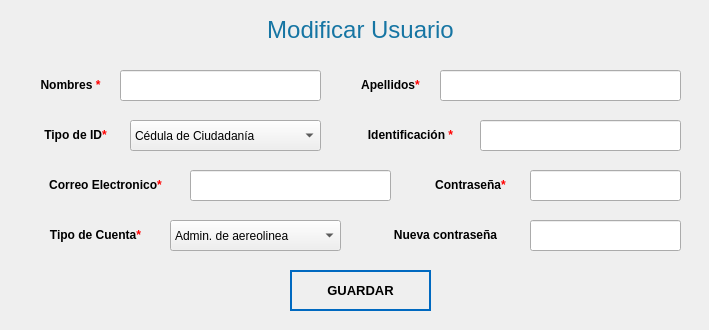
<?xml version="1.0" encoding="UTF-8"?>
<ui version="4.0">
 <class>EditarUsuario</class>
 <widget class="QWidget" name="EditarUsuario">
  <property name="geometry">
   <rect>
    <x>0</x>
    <y>0</y>
    <width>709</width>
    <height>330</height>
   </rect>
  </property>
  <property name="windowTitle">
   <string>Modificar Usuario</string>
  </property>
  <widget class="QLabel" name="lb_Contrasena">
   <property name="geometry">
    <rect>
     <x>420</x>
     <y>170</y>
     <width>101</width>
     <height>31</height>
    </rect>
   </property>
   <property name="styleSheet">
    <string notr="true">font: 75 12pt &quot;Nirmala UI&quot;;</string>
   </property>
   <property name="text">
    <string>&lt;html&gt;&lt;head/&gt;&lt;body&gt;&lt;p align=&quot;center&quot;&gt;&lt;span style=&quot; font-weight:600; color:#000000;&quot;&gt;Contraseña&lt;/span&gt;&lt;span style=&quot; font-weight:600; color:#0055ff;&quot;/&gt;&lt;span style=&quot; font-weight:600; color:#ff0000;&quot;&gt;*&lt;/span&gt;&lt;/p&gt;&lt;/body&gt;&lt;/html&gt;</string>
   </property>
  </widget>
  <widget class="QLineEdit" name="lineEdit_Contrasena">
   <property name="geometry">
    <rect>
     <x>530</x>
     <y>170</y>
     <width>151</width>
     <height>31</height>
    </rect>
   </property>
   <property name="styleSheet">
    <string notr="true">font: 12pt &quot;Nirmala UI&quot;;</string>
   </property>
  </widget>
  <widget class="QComboBox" name="cb_TipodeID">
   <property name="geometry">
    <rect>
     <x>130</x>
     <y>120</y>
     <width>191</width>
     <height>31</height>
    </rect>
   </property>
   <property name="cursor">
    <cursorShape>PointingHandCursor</cursorShape>
   </property>
   <property name="acceptDrops">
    <bool>false</bool>
   </property>
   <property name="styleSheet">
    <string notr="true">font: 12pt &quot;Nirmala UI&quot;;</string>
   </property>
   <property name="duplicatesEnabled">
    <bool>false</bool>
   </property>
   <item>
    <property name="text">
     <string>Cédula de Ciudadanía</string>
    </property>
   </item>
   <item>
    <property name="text">
     <string>Tarjeta de Identidad</string>
    </property>
   </item>
   <item>
    <property name="text">
     <string>Registro Civil</string>
    </property>
   </item>
   <item>
    <property name="text">
     <string>NIT</string>
    </property>
   </item>
   <item>
    <property name="text">
     <string>Cédula Extranjería</string>
    </property>
   </item>
   <item>
    <property name="text">
     <string>Tarjeta Extranjería</string>
    </property>
   </item>
   <item>
    <property name="text">
     <string>Pasaporte</string>
    </property>
   </item>
   <item>
    <property name="text">
     <string>Tipo de Documento Extranjero</string>
    </property>
   </item>
  </widget>
  <widget class="QLabel" name="lb_Nombres">
   <property name="geometry">
    <rect>
     <x>30</x>
     <y>70</y>
     <width>81</width>
     <height>31</height>
    </rect>
   </property>
   <property name="styleSheet">
    <string notr="true">font: 75 12pt &quot;Nirmala UI&quot;;</string>
   </property>
   <property name="text">
    <string>&lt;html&gt;&lt;head/&gt;&lt;body&gt;&lt;p align=&quot;center&quot;&gt;&lt;span style=&quot; font-weight:600; color:#000000;&quot;&gt;Nombres &lt;/span&gt;&lt;span style=&quot; font-weight:600; color:#ff0000;&quot;&gt;*&lt;/span&gt;&lt;/p&gt;&lt;/body&gt;&lt;/html&gt;</string>
   </property>
  </widget>
  <widget class="QPushButton" name="bt_Guardar">
   <property name="geometry">
    <rect>
     <x>290</x>
     <y>270</y>
     <width>141</width>
     <height>41</height>
    </rect>
   </property>
   <property name="font">
    <font>
     <family>Nirmala UI</family>
     <pointsize>10</pointsize>
     <weight>75</weight>
     <bold>true</bold>
    </font>
   </property>
   <property name="cursor">
    <cursorShape>PointingHandCursor</cursorShape>
   </property>
   <property name="styleSheet">
    <string notr="true">QPushButton
{	
	height: 2em;
 	border-style: solid;
	border-width: 2px;
 	border-color: #0069c0;
	font-weight: bold;
}

QPushButton:hover
{
   	background-color:#0069c0;
	color:white;
}</string>
   </property>
   <property name="text">
    <string>GUARDAR</string>
   </property>
   <property name="icon">
    <iconset>
     <normaloff>../Ventanas/Icons/save-icon.png</normaloff>../Ventanas/Icons/save-icon.png</iconset>
   </property>
   <property name="iconSize">
    <size>
     <width>40</width>
     <height>50</height>
    </size>
   </property>
   <property name="default">
    <bool>false</bool>
   </property>
   <property name="flat">
    <bool>true</bool>
   </property>
  </widget>
  <widget class="QLabel" name="lb_Nombres_5">
   <property name="geometry">
    <rect>
     <x>30</x>
     <y>170</y>
     <width>151</width>
     <height>31</height>
    </rect>
   </property>
   <property name="styleSheet">
    <string notr="true">font: 75 12pt &quot;Nirmala UI&quot;;</string>
   </property>
   <property name="text">
    <string>&lt;html&gt;&lt;head/&gt;&lt;body&gt;&lt;p align=&quot;center&quot;&gt;&lt;span style=&quot; font-weight:600; color:#000000;&quot;&gt;Correo Electronico&lt;/span&gt;&lt;span style=&quot; font-weight:600; color:#0055ff;&quot;/&gt;&lt;span style=&quot; font-weight:600; color:#ff0000;&quot;&gt;*&lt;/span&gt;&lt;/p&gt;&lt;/body&gt;&lt;/html&gt;</string>
   </property>
  </widget>
  <widget class="QLabel" name="lb_TipodeCuenta">
   <property name="geometry">
    <rect>
     <x>30</x>
     <y>220</y>
     <width>131</width>
     <height>31</height>
    </rect>
   </property>
   <property name="styleSheet">
    <string notr="true">font: 75 12pt &quot;Nirmala UI&quot;;</string>
   </property>
   <property name="text">
    <string>&lt;html&gt;&lt;head/&gt;&lt;body&gt;&lt;p align=&quot;center&quot;&gt;&lt;span style=&quot; font-weight:600; color:#000000;&quot;&gt;Tipo de Cuenta&lt;/span&gt;&lt;span style=&quot; font-weight:600; color:#0055ff;&quot;/&gt;&lt;span style=&quot; font-weight:600; color:#ff0000;&quot;&gt;*&lt;/span&gt;&lt;/p&gt;&lt;/body&gt;&lt;/html&gt;</string>
   </property>
  </widget>
  <widget class="QLineEdit" name="lineEdit_Nombres">
   <property name="geometry">
    <rect>
     <x>120</x>
     <y>70</y>
     <width>201</width>
     <height>31</height>
    </rect>
   </property>
   <property name="styleSheet">
    <string notr="true">font: 12pt &quot;Nirmala UI&quot;;</string>
   </property>
  </widget>
  <widget class="QLabel" name="lb_Apellidos">
   <property name="geometry">
    <rect>
     <x>340</x>
     <y>70</y>
     <width>101</width>
     <height>31</height>
    </rect>
   </property>
   <property name="styleSheet">
    <string notr="true">font: 75 12pt &quot;Nirmala UI&quot;;</string>
   </property>
   <property name="text">
    <string>&lt;html&gt;&lt;head/&gt;&lt;body&gt;&lt;p align=&quot;center&quot;&gt;&lt;span style=&quot; font-weight:600; color:#000000;&quot;&gt;Apellidos&lt;/span&gt;&lt;span style=&quot; font-weight:600; color:#0055ff;&quot;/&gt;&lt;span style=&quot; font-weight:600; color:#ff0000;&quot;&gt;*&lt;/span&gt;&lt;/p&gt;&lt;/body&gt;&lt;/html&gt;</string>
   </property>
  </widget>
  <widget class="QLineEdit" name="lineEdit_Identificacion">
   <property name="geometry">
    <rect>
     <x>480</x>
     <y>120</y>
     <width>201</width>
     <height>31</height>
    </rect>
   </property>
   <property name="styleSheet">
    <string notr="true">font: 12pt &quot;Nirmala UI&quot;;</string>
   </property>
  </widget>
  <widget class="QLineEdit" name="lineEdit_CorreoElectronico">
   <property name="geometry">
    <rect>
     <x>190</x>
     <y>170</y>
     <width>201</width>
     <height>31</height>
    </rect>
   </property>
   <property name="styleSheet">
    <string notr="true">font: 12pt &quot;Nirmala UI&quot;;</string>
   </property>
  </widget>
  <widget class="QLabel" name="lb_Identificacion">
   <property name="geometry">
    <rect>
     <x>340</x>
     <y>120</y>
     <width>141</width>
     <height>31</height>
    </rect>
   </property>
   <property name="styleSheet">
    <string notr="true">font: 75 12pt &quot;Nirmala UI&quot;;</string>
   </property>
   <property name="text">
    <string>&lt;html&gt;&lt;head/&gt;&lt;body&gt;&lt;p align=&quot;center&quot;&gt;&lt;span style=&quot; font-weight:600; color:#000000;&quot;&gt;Identificación &lt;/span&gt;&lt;span style=&quot; font-weight:600; color:#ff0000;&quot;&gt;*&lt;/span&gt;&lt;/p&gt;&lt;/body&gt;&lt;/html&gt;</string>
   </property>
  </widget>
  <widget class="QLabel" name="lb_modificarusuario">
   <property name="geometry">
    <rect>
     <x>250</x>
     <y>10</y>
     <width>221</width>
     <height>41</height>
    </rect>
   </property>
   <property name="styleSheet">
    <string notr="true">font: 63 26pt &quot;Open Sans Semibold&quot;;</string>
   </property>
   <property name="text">
    <string>&lt;html&gt;&lt;head/&gt;&lt;body&gt;&lt;p align=&quot;center&quot;&gt;&lt;span style=&quot; font-size:18pt; font-weight:400; color:#1675a3;&quot;&gt;Modificar Usuario&lt;/span&gt;&lt;/p&gt;&lt;/body&gt;&lt;/html&gt;</string>
   </property>
  </widget>
  <widget class="QLabel" name="lb_TipodeID">
   <property name="geometry">
    <rect>
     <x>30</x>
     <y>120</y>
     <width>91</width>
     <height>31</height>
    </rect>
   </property>
   <property name="styleSheet">
    <string notr="true">font: 75 12pt &quot;Nirmala UI&quot;;</string>
   </property>
   <property name="text">
    <string>&lt;html&gt;&lt;head/&gt;&lt;body&gt;&lt;p align=&quot;center&quot;&gt;&lt;span style=&quot; font-weight:600; color:#000000;&quot;&gt;Tipo de ID&lt;/span&gt;&lt;span style=&quot; font-weight:600; color:#0055ff;&quot;/&gt;&lt;span style=&quot; font-weight:600; color:#ff0000;&quot;&gt;*&lt;/span&gt;&lt;/p&gt;&lt;/body&gt;&lt;/html&gt;</string>
   </property>
  </widget>
  <widget class="QComboBox" name="cb_TipodeCuenta">
   <property name="geometry">
    <rect>
     <x>170</x>
     <y>220</y>
     <width>171</width>
     <height>31</height>
    </rect>
   </property>
   <property name="cursor">
    <cursorShape>PointingHandCursor</cursorShape>
   </property>
   <property name="styleSheet">
    <string notr="true">font: 12pt &quot;Nirmala UI&quot;;</string>
   </property>
   <item>
    <property name="text">
     <string>Admin. de aereolinea</string>
    </property>
   </item>
   <item>
    <property name="text">
     <string>Funcionario de vuelos </string>
    </property>
   </item>
   <item>
    <property name="text">
     <string>Admin. Hangares</string>
    </property>
   </item>
  </widget>
  <widget class="QLineEdit" name="lineEdit_Apellidos">
   <property name="geometry">
    <rect>
     <x>440</x>
     <y>70</y>
     <width>241</width>
     <height>31</height>
    </rect>
   </property>
   <property name="styleSheet">
    <string notr="true">font: 12pt &quot;Nirmala UI&quot;;</string>
   </property>
  </widget>
  <widget class="QLabel" name="lb_nuevacontrasena">
   <property name="geometry">
    <rect>
     <x>370</x>
     <y>220</y>
     <width>151</width>
     <height>31</height>
    </rect>
   </property>
   <property name="styleSheet">
    <string notr="true">font: 75 12pt &quot;Nirmala UI&quot;;</string>
   </property>
   <property name="text">
    <string>&lt;html&gt;&lt;head/&gt;&lt;body&gt;&lt;p align=&quot;center&quot;&gt;&lt;span style=&quot; font-weight:600; color:#000000;&quot;&gt;Nueva contraseña&lt;/span&gt;&lt;/p&gt;&lt;/body&gt;&lt;/html&gt;</string>
   </property>
  </widget>
  <widget class="QLineEdit" name="lineEdit_nuevacontrasena">
   <property name="geometry">
    <rect>
     <x>530</x>
     <y>220</y>
     <width>151</width>
     <height>31</height>
    </rect>
   </property>
   <property name="styleSheet">
    <string notr="true">font: 12pt &quot;Nirmala UI&quot;;</string>
   </property>
  </widget>
 </widget>
 <resources/>
 <connections/>
</ui>
